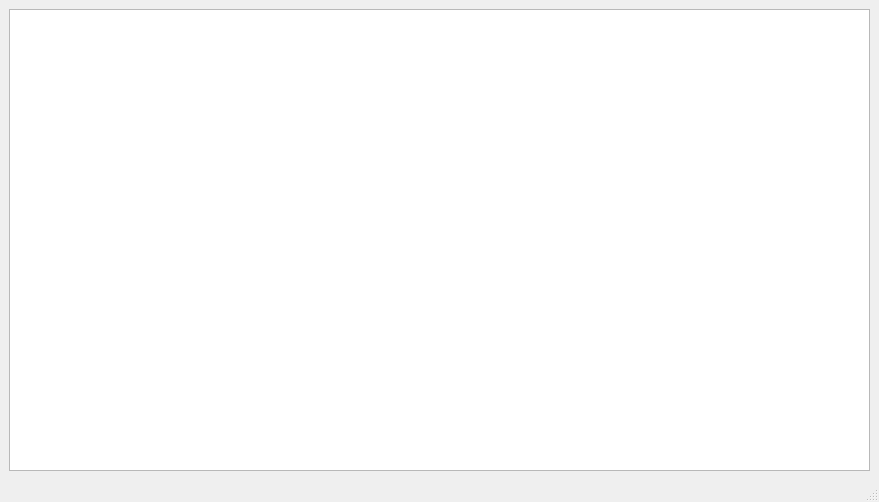
<?xml version="1.0" encoding="UTF-8"?>
<ui version="4.0">
 <class>MainWindow</class>
 <widget class="QMainWindow" name="MainWindow">
  <property name="geometry">
   <rect>
    <x>0</x>
    <y>0</y>
    <width>879</width>
    <height>502</height>
   </rect>
  </property>
  <property name="windowTitle">
   <string>MainWindow</string>
  </property>
  <widget class="QWidget" name="centralwidget">
   <layout class="QGridLayout" name="gridLayout">
    <item row="0" column="0">
     <widget class="QGraphicsView" name="graphicsView"/>
    </item>
   </layout>
  </widget>
  <widget class="QMenuBar" name="menubar">
   <property name="geometry">
    <rect>
     <x>0</x>
     <y>0</y>
     <width>879</width>
     <height>22</height>
    </rect>
   </property>
  </widget>
  <widget class="QStatusBar" name="statusbar"/>
 </widget>
 <resources/>
 <connections/>
</ui>
